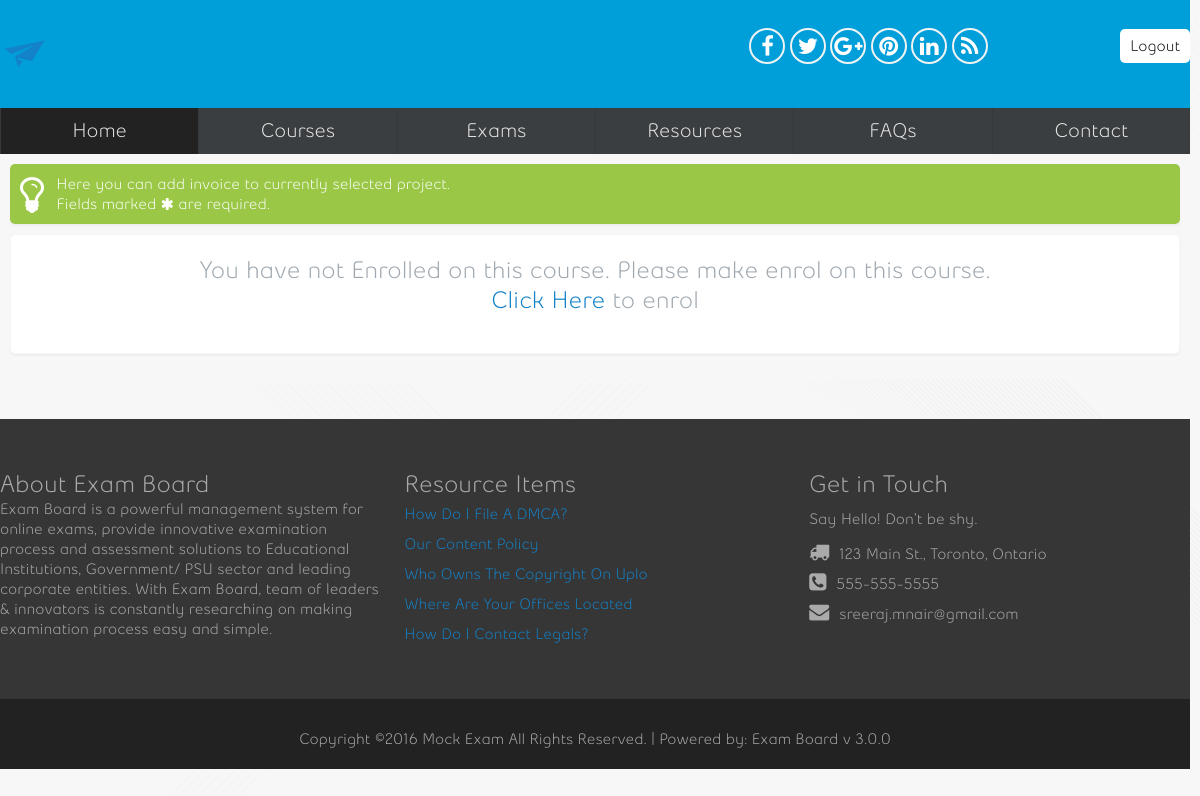
Screenshot of /account.php?do=start&id=2 (signed in) with the database file from the repository.
### tables this page shows
CREATE TABLE `settings` (
  `company` varchar(75) NOT NULL,
  `site_url` varchar(75) NOT NULL,
  `site_email` varchar(100) NOT NULL,
  `address` varchar(150) NOT NULL,
  `city` varchar(150) NOT NULL,
  `state` varchar(150) NOT NULL,
  `zip` varchar(16) NOT NULL,
  `phone` varchar(16) DEFAULT NULL,
  `fax` varchar(16) DEFAULT NULL,
  `logo` varchar(60) NOT NULL,
  `short_date` varchar(20) NOT NULL,
  `long_date` varchar(20) NOT NULL,
  `dtz` varchar(200) NOT NULL,
  `lang` varchar(2) NOT NULL DEFAULT 'en',
  `weekstart` tinyint(1) NOT NULL DEFAULT '1',
  `theme` varchar(30) DEFAULT NULL,
  `enable_reg` tinyint(1) NOT NULL DEFAULT '1',
  `enable_tax` tinyint(1) NOT NULL DEFAULT '0',
  `tax_name` varchar(55) NOT NULL,
  `tax_rate` varchar(8) NOT NULL DEFAULT '0',
  `tax_number` varchar(100) DEFAULT NULL,
  `enable_offline` tinyint(1) NOT NULL DEFAULT '1',
  `offline_info` text,
  `invoice_note` text,
  `invoice_number` varchar(40) DEFAULT NULL,
  `quote_number` varchar(40) DEFAULT NULL,
  `enable_uploads` tinyint(1) NOT NULL DEFAULT '1',
  `file_types` varchar(255) NOT NULL,
  `file_max` varchar(20) NOT NULL,
  `perpage` varchar(3) NOT NULL DEFAULT '10',
  `sbackup` varchar(50) DEFAULT NULL,
  `currency` varchar(4) DEFAULT NULL,
  `cur_symbol` varchar(6) DEFAULT NULL,
  `tsep` varchar(1) NOT NULL DEFAULT ',',
  `dsep` varchar(1) NOT NULL DEFAULT '.',
  `pp_email` varchar(50) DEFAULT NULL,
  `pp_pass` varchar(30) DEFAULT NULL,
  `pp_api` varchar(100) DEFAULT NULL,
  `pp_mode` tinyint(1) NOT NULL DEFAULT '0',
  `invdays` tinyint(1) NOT NULL DEFAULT '7',
  `mailer` enum('PHP','SMTP','SMAIL') NOT NULL DEFAULT 'PHP',
  `smtp_host` varchar(100) DEFAULT NULL,
  `smtp_user` varchar(50) DEFAULT NULL,
  `smtp_pass` varchar(50) DEFAULT NULL,
  `smtp_port` smallint(3) DEFAULT NULL,
  `sendmail` varchar(60) DEFAULT NULL,
  `is_ssl` tinyint(1) NOT NULL DEFAULT '0',
  `crmv` varchar(5) DEFAULT NULL,
  `passing_score` int(2) NOT NULL,
  `google_analytics` text NOT NULL,
  `social_gplus` varchar(75) NOT NULL,
  `social_twitter` varchar(75) NOT NULL,
  `social_facebook` varchar(75) NOT NULL,
  `social_pinterest` varchar(75) NOT NULL,
  `social_linkedin` varchar(75) NOT NULL,
  `social_rss` varchar(75) NOT NULL
);

CREATE TABLE `resources` (
  `id` int(11) NOT NULL,
  `category` int(5) DEFAULT NULL,
  `title` varchar(30) DEFAULT NULL,
  `content` text NOT NULL
);

### start_quize.php (the view, shortened to what the rows shown need)
<?php $exam = Core::getRowById("exams", Filter::$id);?>
<?php $erow = $user->checkEnrol($user->uid,$exam->course);?>
<?php if ($erow):
$user->startExam($exam->id,$exam->duration);
redirect_to("account.php?do=quize");
?>
<?php else: ?>
<section class="widget">
	<div class="content2" style="padding: 20px;text-align:center;">
		<h2><span class="color">You have not Enrolled on this course. Please make enrol on this course.</span><br /><a href="account.php?do=enrolment&amp;id=<?php echo $exam->course;?>">Click Here</a> to enrol</h2>
	</div>
</section>
<?php endif; ?>

### header.php (shortened to what the rows shown need)
<!DOCTYPE html>
<html lang="en">
<head>
<link rel="stylesheet" href="theme/<?php echo $core->theme;?>/front/style/style.css"  type="text/css" />
<link rel="stylesheet" href="assets/style/jquery-ui.css" type="text/css" />
<link rel="stylesheet" type="text/css" href="assets/fancybox/jquery.fancybox.css" media="screen" />
<link rel="stylesheet" type="text/css" href="assets/style/flexslider.css" media="screen" />
<link href="//maxcdn.bootstrapcdn.com/font-awesome/4.2.0/css/font-awesome.min.css" rel="stylesheet">
<link rel="stylesheet" href="theme/<?php echo $core->theme;?>/front/style/new.css"  type="text/css" />
</head>
<body data-smooth-scrolling="1">
<div class="bg">
<div class="container" style="background: #009fda;">
<div class="in-grid">
    <section id="crumbs" class="row crumbs2">
      <div class="col grid_6">
        <a href="index.php"><?php echo ($core->logo) ? '<img src="'.SITEURL.'/uploads/'.$core->logo.'" alt="'.$core->company.'" class="front-logo"/>': $core->company;?></a>
      </div>
    </section>
</div>
</div>
<div class="container in-grid">
  <div  class="row grid_24">

### footer.php (shortened to what the rows shown need)
  </div>
</div>
</div>
<?php $resources = $content->getFWResources();?>
<div class="footer-panel">
	<section class="row in-grid">
		<div class="col grid_8">
			<h2><?php echo lang('FW_ABOUT'); ?></h2>
		</div>
		<div class="col grid_8">
			<h2><?php echo lang('FW_RESOURCE'); ?></h2>
			<?php if(!$resources):?>
			<?php echo Filter::msgInfo(lang('FW_NORESOURCE'),false);?>
			<?php else:?>
			<ul>
				<?php foreach ($resources as $row):?>
				<li><a href="resources.php?action=details&amp;id=<?php echo $row->id;?>"><h4><?php echo $row->title;?></h4></a></li>
				<?php endforeach; ?>
			</ul>
			<?php endif;?>
		</div>
		<div class="col grid_8 fw_git">
			<h2><?php echo lang('FW_GIT'); ?></h2>
			<ul>
				<li><i class="icon-truck"></i><span><?php echo $core->address . ', ' . $core->city . ', ' . $core->state;?></span><li>
				<li><i class="icon-phone-sign"></i><span><?php echo $core->phone;?></span><li>
				<li><i class="icon-envelope"></i><span><?php echo $core->site_email;?></span><li>
			</ul>
		</div>
	</section>
</div>
<footer id="footer" class="clearfix">
  <div class="row">
    <div class="fotter-wrap">
      <div class="col grid_24">
        <div class="copyright top10">Copyright &copy;<?php echo date('Y').' '.$core->company;?>  All Rights Reserved. | Powered by: Exam Board v <?php echo $core->crmv;?></div>
      </div>
    </div>
  </div>
</footer>
</body></html>

### rows the page displays
settings: logo (picture), address "123 Main St.", city "Toronto", state "Ontario", phone "555-555-5555", site_email "sreeraj.mnair@gmail.com", company "Mock Exam", crmv "3.0.0"
resources: title "How Do I File A DMCA?"
resources: title "Our Content Policy"
resources: title "Who Owns The Copyright On Uplo"
resources: title "Where Are Your Offices Located"
resources: title "How Do I Contact Legals?"

### other values shown
lang('INVC_INFO2') "Here you can add invoice to currently selected project."
lang('REQFIELD1') "Fields marked"
lang('REQFIELD2') "are required."
lang('FW_ABOUT') "About Exam Board"
lang('FW_RESOURCE') "Resource Items"
lang('FW_GIT') "Get in Touch"
